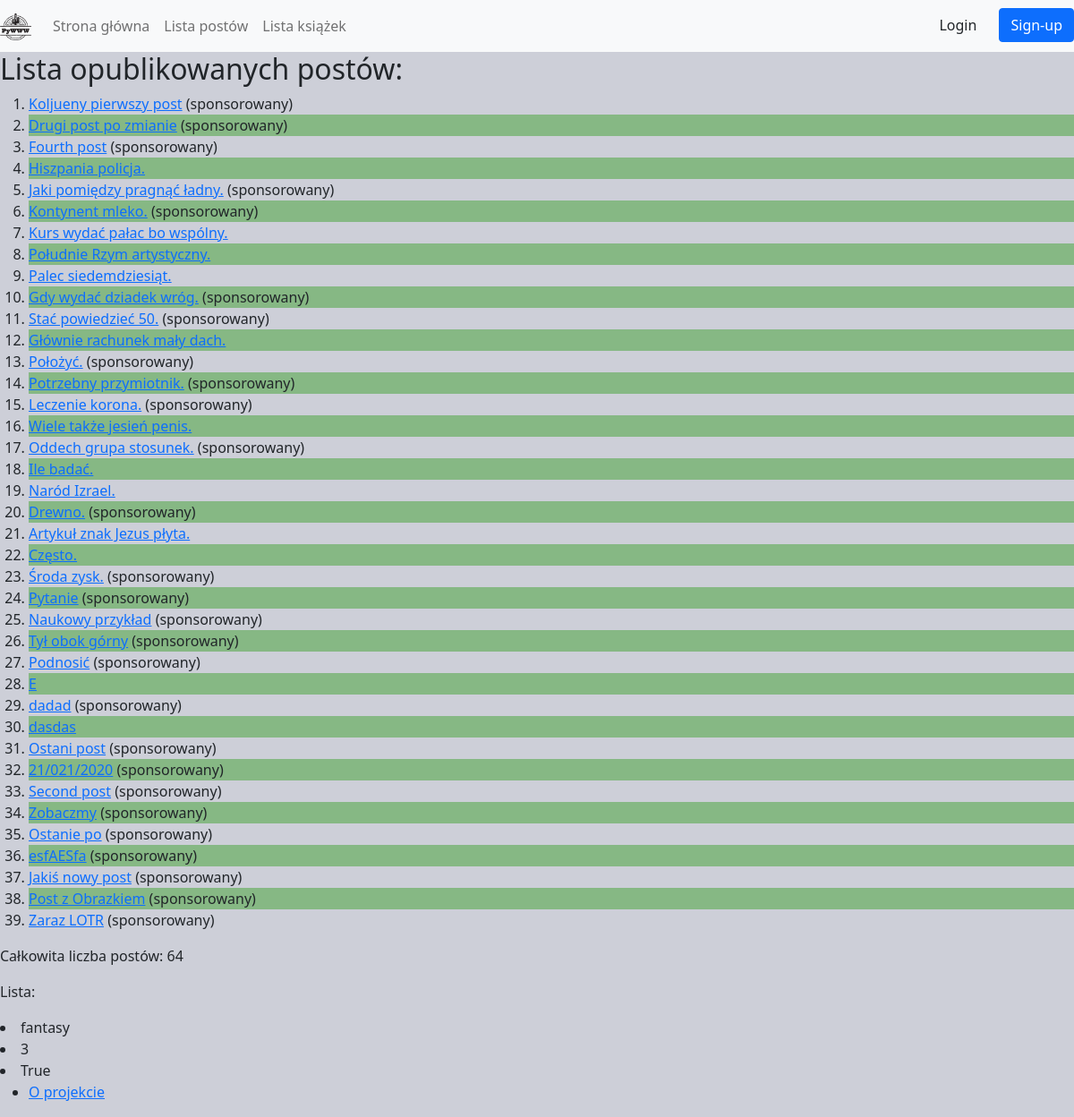
/posts/, run on the app's committed database.
### posts/models.py (models this page shows, shortened)
class Post(Timestamp):
  title = models.CharField(verbose_name='Tytuł', max_length=255)
  content = models.TextField(verbose_name='Treść')
  published = models.BooleanField(verbose_name='Opublikowany', default=False)
  sponsored = models.BooleanField(verbose_name='Sponsorowany', default=False)
  author = models.ForeignKey("auth.User", on_delete=models.CASCADE, related_name="posts")
  tags = models.ManyToManyField('tags.Tag', related_name='posts')
  category = models.ManyToManyField('posts.Category', default=None, related_name='categories')
  example_file = models.FileField(upload_to='posts/examples/', blank=True, null=True)
  image = ImageField(upload_to='posts/images/%Y/%m/%d', blank=True, null=True)

### posts/views.py (the view)
# urls.py: path('', posts_list, name='list'),
def posts_list(request):
  published_posts = Post.objects.filter(published=True)
  all_posts = Post.objects.count()
  context = {'posts_list': published_posts, 'all_posts_number': all_posts, 'topics': ['fantasy', 3, True]}
  return render(request, "posts/list.html", context)

### posts/templates/posts/list.html (shortened to what this page needs)
{% extends 'base.html' %}
{% load static %}
{% block style %}<link href={% static "posts/css/style.css" %} rel="stylesheet">{% endblock %}
{% block body %}
  <h2>Lista opublikowanych postów:</h2>
  <ol>
    {% for post in posts_list %}
        <li>
          <a href ="{% url 'posts:post_details' post.id %}" target="_blank">{{post.title}}</a>
          {% if post.sponsored %}
            (sponsorowany)
          {% endif %}
        </li>
    {% endfor %}
  </ol>
  <p>Całkowita liczba postów: {{all_posts_number}}</p>
  <p>Lista:</p>
  {% for topic in topics %}
  <li>{{topic}}</li>
  {% endfor %}
{% endblock %}

### main/static/main/css/style.css (style rules this page uses)
body { background-color: rgb(205, 207, 216); }

### posts/static/posts/css/style.css (style rules this page uses)
ol>li:nth-child(even) { background-color: rgb(134, 184, 132) }

### data on the page
Post: title "Koljueny pierwszy post", sponsored "(sponsorowany)"
Post: title "Drugi post po zmianie", sponsored "(sponsorowany)"
Post: title "Fourth post", sponsored "(sponsorowany)"
Post: title "Hiszpania policja."
Post: title "Jaki pomiędzy pragnąć ładny.", sponsored "(sponsorowany)"
Post: title "Kontynent mleko.", sponsored "(sponsorowany)"
Post: title "Kurs wydać pałac bo wspólny."
Post: title "Południe Rzym artystyczny."
Post: title "Palec siedemdziesiąt."
Post: title "Gdy wydać dziadek wróg.", sponsored "(sponsorowany)"
Post: title "Stać powiedzieć 50.", sponsored "(sponsorowany)"
Post: title "Głównie rachunek mały dach."
Post: title "Położyć.", sponsored "(sponsorowany)"
Post: title "Potrzebny przymiotnik.", sponsored "(sponsorowany)"
Post: title "Leczenie korona.", sponsored "(sponsorowany)"
Post: title "Wiele także jesień penis."
Post: title "Oddech grupa stosunek.", sponsored "(sponsorowany)"
Post: title "Ile badać."
Post: title "Naród Izrael."
Post: title "Drewno.", sponsored "(sponsorowany)"
Post: title "Artykuł znak Jezus płyta."
Post: title "Często."
Post: title "Środa zysk.", sponsored "(sponsorowany)"
Post: title "Pytanie", sponsored "(sponsorowany)"
Post: title "Naukowy przykład", sponsored "(sponsorowany)"
Post: title "Tył obok górny", sponsored "(sponsorowany)"
Post: title "Podnosić", sponsored "(sponsorowany)"
Post: title "E"
Post: title "dadad", sponsored "(sponsorowany)"
Post: title "dasdas"
Post: title "Ostani post", sponsored "(sponsorowany)"
Post: title "21/021/2020", sponsored "(sponsorowany)"
Post: title "Second post", sponsored "(sponsorowany)"
Post: title "Zobaczmy", sponsored "(sponsorowany)"
Post: title "Ostanie po", sponsored "(sponsorowany)"
Post: title "esfAESfa", sponsored "(sponsorowany)"
Post: title "Jakiś nowy post", sponsored "(sponsorowany)"
Post: title "Post z Obrazkiem", sponsored "(sponsorowany)"
Post: title "Zaraz LOTR", sponsored "(sponsorowany)"

### other printed values
{{ all_posts_number }} "64"
{{ topic }} "fantasy" "3" "True"
